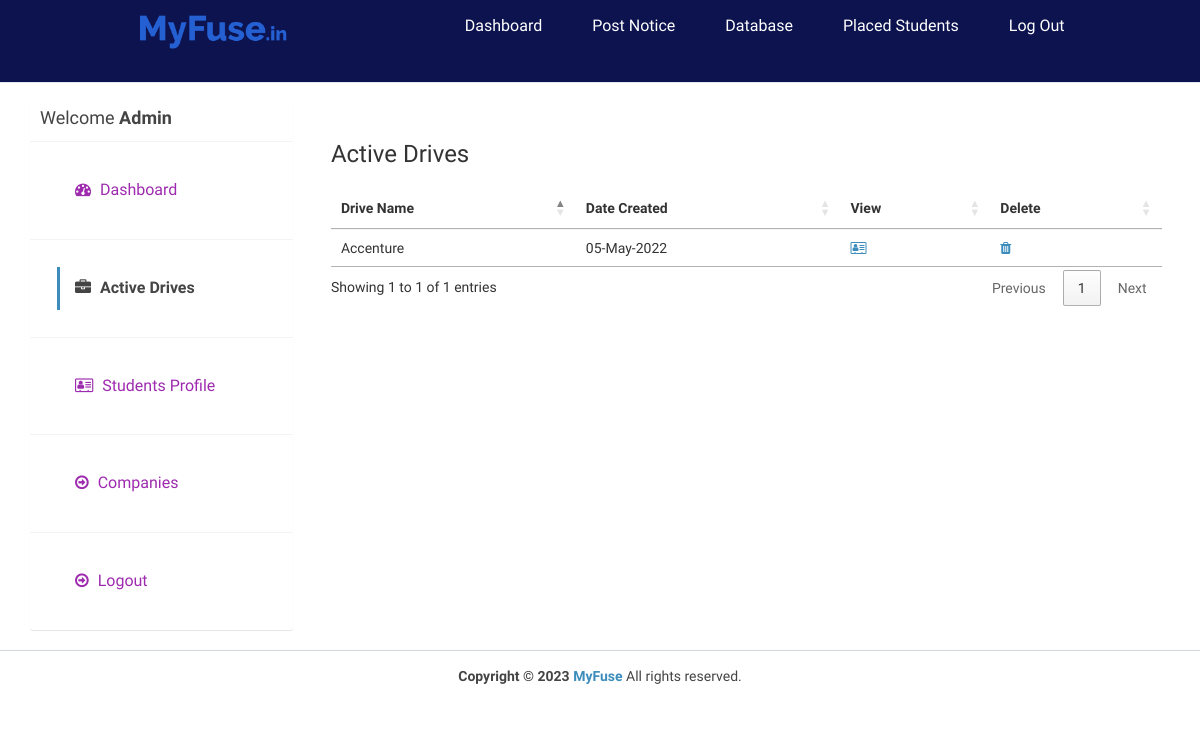
Before: /admin/active-jobs.php (signed in) with the older database file.
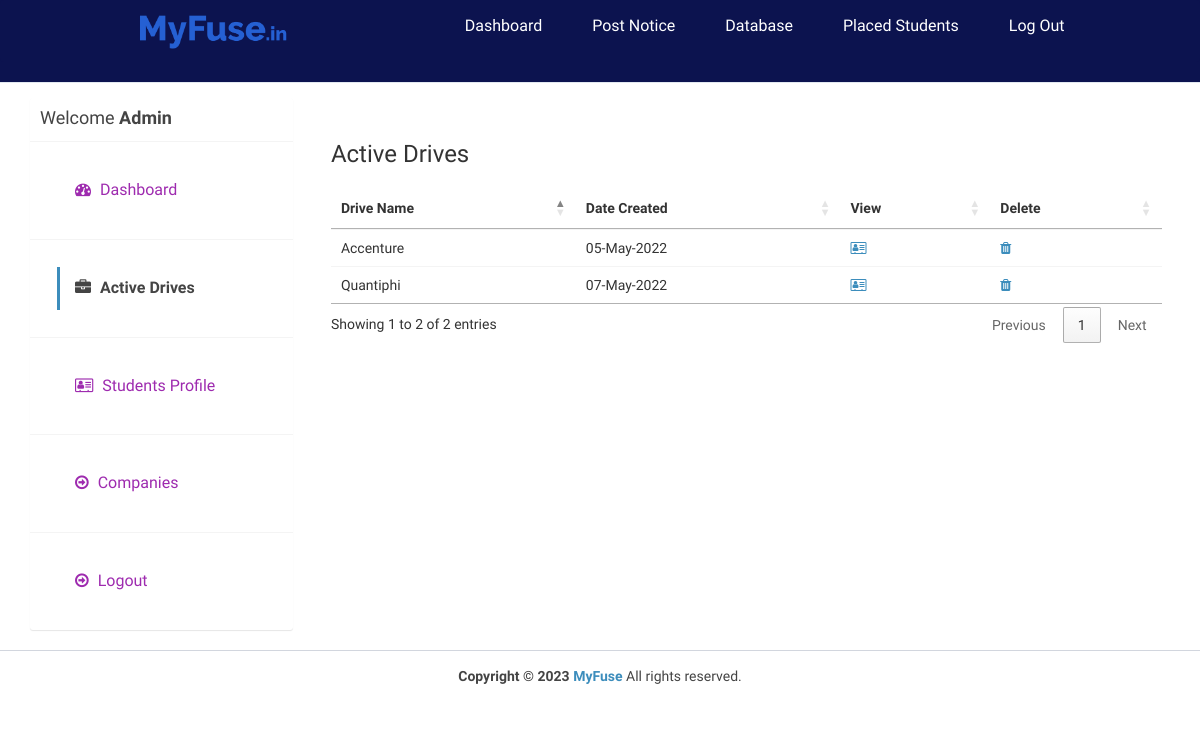
After: the same page with the newer database file.
### tables this page shows
CREATE TABLE `job_post` (
  `id_jobpost` int(11) NOT NULL AUTO_INCREMENT,
  `id_company` int(11) NOT NULL,
  `jobtitle` varchar(255) NOT NULL,
  `description` text NOT NULL,
  `minimumsalary` varchar(255) NOT NULL,
  `maximumsalary` varchar(255) NOT NULL,
  `experience` varchar(255) NOT NULL,
  `qualification` varchar(255) NOT NULL,
  `createdat` timestamp NOT NULL DEFAULT current_timestamp(),
  PRIMARY KEY (`id_jobpost`)
);

### admin/active-jobs.php (the view, shortened to what this page needs)
<?php
require_once("../db.php");
?>
<!DOCTYPE html>
<html>
<head>
  <link rel="stylesheet" href="https://cdnjs.cloudflare.com/ajax/libs/twitter-bootstrap/3.3.7/css/bootstrap.min.css">
  <link rel="stylesheet" href="https://cdnjs.cloudflare.com/ajax/libs/font-awesome/4.7.0/css/font-awesome.min.css">
  <link rel="stylesheet" href="https://cdnjs.cloudflare.com/ajax/libs/ionicons/2.0.1/css/ionicons.min.css">
  <link rel="stylesheet" href="https://cdn.datatables.net/1.10.15/css/jquery.dataTables.min.css">
  <link rel="stylesheet" href="../css/AdminLTE.min.css">
  <link rel="stylesheet" href="../css/_all-skins.min.css">
  <link rel="stylesheet" href="../css/custom.css">
</head>
<body class="hold-transition skin-green sidebar-mini">
  <div class="wrapper">
    <?php
    include 'header.php';
    ?>
    <div class="content-wrapper" style="margin-left: 0px;">
      <section id="candidates" class="content-header">
        <div class="container">
          <div class="row">
            <div class="col-md-3">
              <div class="box box-solid">
                <div class="box-header with-border">
                  <h3 class="box-title">Welcome <b>Admin</b></h3>
                </div>
                <div class="box-body no-padding">
                  <ul class="nav nav-pills nav-stacked">
                    <li><a href="dashboard.php"><i class="fa fa-dashboard"></i> Dashboard</a></li>
                    <li class="active"><a href="active-jobs.php"><i class="fa fa-briefcase"></i> Active Drives</a></li>
                    <li><a href="applications.php"><i class="fa fa-address-card-o"></i> Students Profile</a></li>
                    <li><a href="companies.php"><i class="fa fa-arrow-circle-o-right"></i> Companies </a></li>
                    <li><a href="../logout.php"><i class="fa fa-arrow-circle-o-right"></i> Logout</a></li>
                  </ul>
                </div>
              </div>
            </div>
            <div class="col-md-9 bg-white padding-2">
              <h3>Active Drives</h3>
              <div class="row margin-top-20">
                <div class="col-md-12">
                  <div class="box-body table-responsive no-padding">
                    <table id="example2" class="table table-hover">
                      <thead>
                        <th>Drive Name</th>
                        <th>Date Created</th>
                        <th>View</th>
                        <th>Delete</th>
                      </thead>
                      <tbody>
                        <?php
                        $sql = "SELECT job_post.*, company.companyname FROM job_post INNER JOIN company ON job_post.id_company=company.id_company";
                        $result = $conn->query($sql);
                        if ($result->num_rows > 0) {
                          while ($row = $result->fetch_assoc()) {
                        ?>
                            <tr>
                              <td><?php echo $row['jobtitle']; ?></td>
                              <td><?php echo date("d-M-Y", strtotime($row['createdat'])); ?></td>
                              <td><a href="view-job-post.php?id=<?php echo $row['id_jobpost']; ?>"><i class="fa fa-address-card-o"></i></a></td>
                              <td><a href="delete-job-post.php?id=<?php echo $row['id_jobpost']; ?>"><i class="fa fa-trash"></i></a></td>
                            </tr>
                        <?php
                          }
                        }
                        ?>
                      </tbody>
                    </table>
                  </div>
                </div>
              </div>
            </div>
          </div>
        </div>
      </section>
    </div>
    <footer class="main-footer" style="margin-left: 0px;">
      <div class="text-center">
      <strong>Copyright &copy; 2023 <a href=../assets/privacypolicy.html>MyFuse </a></strong> All rights reserved.
      </div>
    </footer>
  </div>
</body>
</html>

Changed rows visible on the page:
added job_post: jobtitle "Quantiphi", createdat "07-May-2022"
Other visible differences:
text written by a page script: "Showing 1 to 1 of 1 entries Previous 1 Next" → "Showing 1 to 2 of 2 entries Previous 1 Next"
